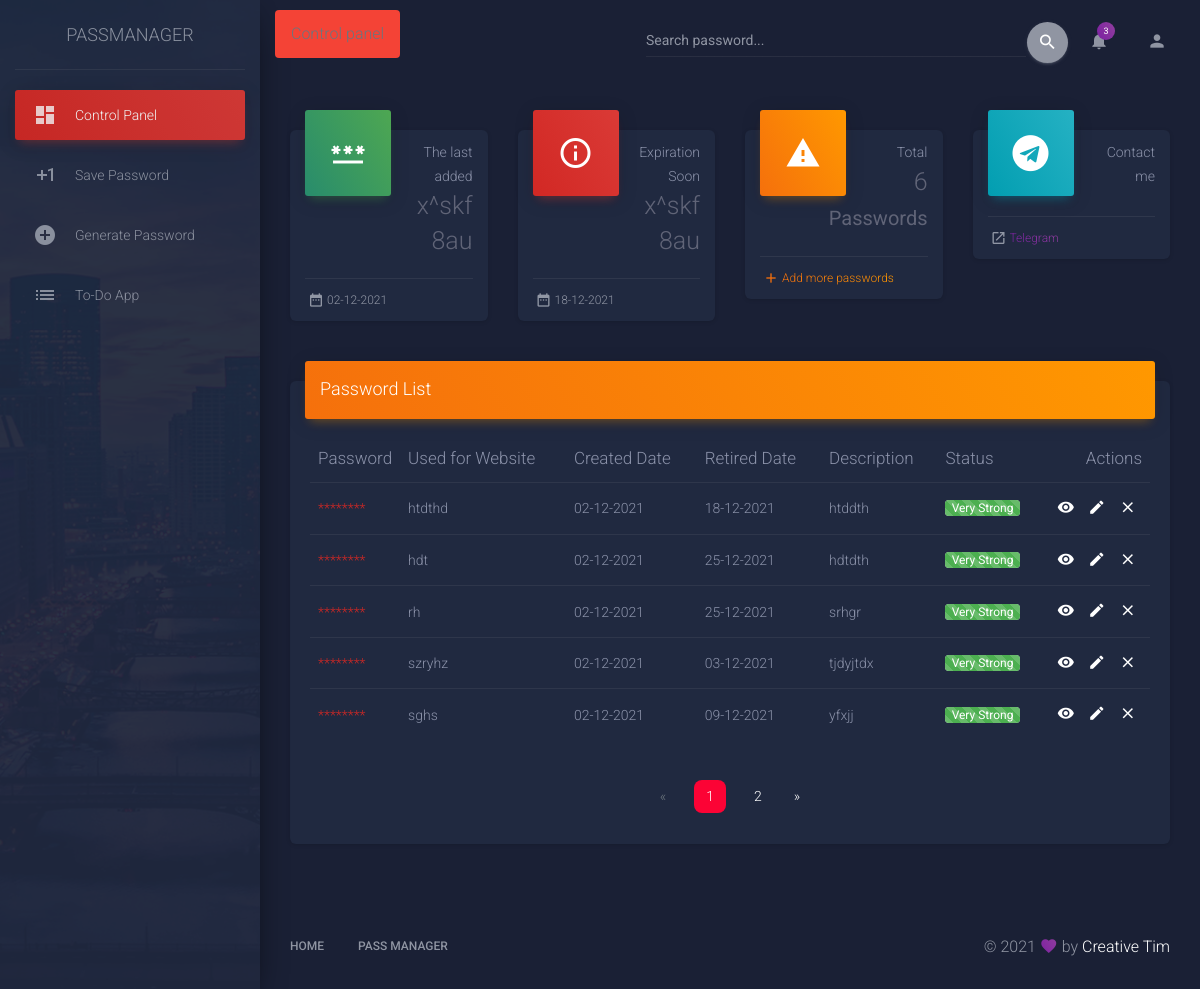
Screenshot of /control_panel/ (signed in) with the database file from the repository.
### manager/models.py (models this page shows)
class PasswordModel(models.Model):
    user = models.ForeignKey(
        User, on_delete=models.CASCADE, null=True, blank=True)
    password = models.CharField(max_length=32, null=True, blank=False)
    created_date = models.DateField()
    retired_date = models.DateField(null=False, blank=False)
    used_for_website = models.CharField(max_length=63)
    description = models.TextField(max_length=254)

### manager/views.py (the view)
# urls.py: path('control_panel/', ControlPanelView.as_view(), name='control_panel'),
class ControlPanelView(LoginRequiredMixin, ListView):
    login_url = "login"
    model = PasswordModel
    def get(self, request, *args, **kwargs):
        qs = PasswordModel.objects.filter(user=self.request.user).order_by('-id')
        p = Paginator(qs, 5)
        page_number = self.request.GET.get('page')
        try:
            page_obj = p.get_page(page_number)
        except PageNotAnInteger:
            page_obj = p.page(1)
        except EmptyPage:
            page_obj = p.page(p.num_pages)
        now = timezone.now()
        end_date = now + datetime.timedelta(days=15)
        closest_date = PasswordModel.objects.filter(
            Q(user=self.request.user) &
            Q(retired_date__gte=now)).order_by('retired_date').first()
        notifications = PasswordModel.objects.filter(
            Q(user=self.request.user) &
            Q(retired_date__range=[now, end_date]))
        last_item = PasswordModel.objects.last()
        kwargs = kwargs | {
            'last_item': last_item,
            'closest_date': closest_date,
            'records': qs.count(),
            'page_obj': page_obj,
            'notifications': notifications,
            'notifications_count': notifications.count(),
        }
        return render(request, "manager/control_panel.html", kwargs)

### utilities/templates/manager/control_panel.html (shortened to what this page needs)
{% extends 'base.html' %}
{% load static %}
{% block content %}
{% include 'header.html' %}
<div class="row">
    <div class="col-xl-3 col-lg-6 col-md-6 col-sm-6">
        <div class="card card-stats">
            <div class="card-header card-header-success card-header-icon">
                <div class="card-icon">
                    <i class="material-icons">password</i>
                </div>
                <p class="card-category">The last added</p>
                <h3 class="card-title">{{last_item.password|truncatechars:10}}</h3>
            </div>
            <div class="card-footer">
                <div class="stats">
                    <i class="material-icons">date_range</i>{{last_item.created_date}}
                </div>
            </div>
        </div>
    </div>
    <div class="col-xl-3 col-lg-6 col-md-6 col-sm-6">
        <div class="card card-stats">
            <div class="card-header card-header-danger card-header-icon">
                <div class="card-icon">
                    <i class="material-icons">info_outline</i>
                </div>
                <p class="card-category">Expiration Soon</p>
                <h3 class="card-title">{{closest_date.password|truncatechars:10}}</h3>
            </div>
            <div class="card-footer">
                <div class="stats">
                    <i class="material-icons">date_range</i> {{closest_date.retired_date}}
                </div>
            </div>
        </div>
    </div>
    <div class="col-xl-3 col-lg-6 col-md-6 col-sm-6">
        <div class="card card-stats">
            <div class="card-header card-header-warning card-header-icon">
                <div class="card-icon">
                    <i class="material-icons">warning</i>
                </div>
                <p class="card-category">Total</p>
                <h3 class="card-title">{{records}}
                    <small>Passwords</small>
                </h3>
            </div>
            <div class="card-footer">
                <div class="stats">
                    <i class="material-icons text-warning">add</i>
                    <a href="{% url 'add' %}" class="warning-link">Add more passwords</a>
                </div>
            </div>
        </div>
    </div>
    <div class="col-xl-3 col-lg-6 col-md-6 col-sm-6">
        <div class="card card-stats">
            <div class="card-header card-header-info card-header-icon">
                <div class="card-icon">
                    <i class="fa fa-telegram"></i>
                </div>
                <p class="card-category">Contact me</p>
            </div>
            <div class="card-footer">
                <div class="stats">
                    <i class="material-icons">launch</i> <a href="https://t.me/lexiearchie">Telegram</a>
                </div>
            </div>
        </div>
    </div>
</div>
<div class="row">
    <div class="col-md-12">
        <div class="card">
            <div class="card-header card-header-warning">
                <h4 class="card-title ">Password List</h4>
            </div>
            <div class="card-body">
                <div class="table-responsive">
                    <table class="table">
                        <thead class="text-primary">
                            <th>
                                Password
                            </th>
                            <th>
                                Used for Website
                            </th>
                            <th>
                                Created Date
                            </th>
                            <th>
                                Retired Date
                            </th>
                            <th>
                                Description
                            </th>
                            <th>
                                Status
                            </th>
                            <th class="text-right">
                                Actions
                            </th>
                        </thead>
                        <tbody>
                            {% for object in page_obj  %}
                            <tr>
                                <td class="text-danger" style="width : 10%;">
                                    {% if object.password %}
                                    ********
                                    {% endif %}
                                </td>
                                <td>
                                    {{object.used_for_website|urlize}}
                                </td>
                                <td>
                                    {{object.created_date}}
                                </td>
                                <td>
                                    {{object.retired_date}}
                                </td>
                                <td>
                                    {{object.description}}
                                </td>
                                <td>
                                    <div class="progress">
                                        <div class="progress-bar progress-bar-striped progress-bar-animated bg-success"
                                            role="progressbar" aria-valuenow="10" aria-valuemin="0" aria-valuemax="100"
                                            style="width: 100%"><strong>Very Strong</strong></div>
                                    </div>
                                </td>
                                <td class="td-actions text-right">
                                    <a href="{% url 'details' object.id %}" rel="tooltip" title="Details"
                                        class="btn btn-white btn-link btn-sm">
                                        <i class="material-icons">remove_red_eye</i>
                                    </a>
                                    <a href="{% url 'update' object.id %}" rel="tooltip" title="Edit Password"
                                        class="btn btn-white btn-link btn-sm">
                                        <i class="material-icons">edit</i>
                                    </a>
                                    <a href="{% url 'delete' object.id %}" rel="tooltip" title="Delete Password"
                                        class="btn btn-white btn-link btn-sm">
                                        <i class="material-icons">close</i>
                                    </a>
                                </td>
                            </tr>
                            {% endfor %}
                        </tbody>
                    </table>
                    <div class="row">
                        <div class="col-7 mx-auto mt-4">
                            {% if page_obj.has_other_pages %}
                            <nav aria-label="Pagination for table">
                                <ul class="pagination justify-content-center">
                                    {% if page_obj.has_previous %}
                                    <li class="page-item"><a href="?page={{ page_obj.previous_page_number }}"
                                            class="page-link">&laquo;</a></li>
                                    {% else %}
                                    <li class="page-item disabled"><span class="page-link">&laquo;</span></li>
                                    {% endif %}
                                    {% for i in page_obj.paginator.page_range %}
                                    {% if page_obj.number == i %}
                                    <li class="active page-item mx-2"><span class="page-link">{{ i }} </span></li>
                                    {% else %}
                                    <li class="page-item"><a href="?page={{ i }}" class="page-link">{{ i }}</a></li>
                                    {% endif %}
                                    {% endfor %}
                                    {% if page_obj.has_next %}
                                    <li class="page-item"><a href="?page={{ page_obj.next_page_number }}"
                                            class="page-link">&raquo;</a></li>
                                    {% else %}
                                    <li class="page-item disabled"><span class="page-link">&raquo;</span></li>
                                    {% endif %}
                                </ul>
                            </nav>
                            {% endif %}
                        </div>
                    </div>
                </div>
            </div>
        </div>
    </div>
</div>
{% endblock content %}

### utilities/templates/base.html (style rules this page uses)
.page-item.active .page-link { z-index: 1; color: #fff; background-color: #fc0335; border-color: #fc0335; border-radius : 0.5rem; }

### rows the page displays
PasswordModel: password "x^skf8au", created_date "02-12-2021", retired_date "18-12-2021", used_for_website "htdthd", description "htddth"
PasswordModel: used_for_website "hdt", created_date "02-12-2021", retired_date "25-12-2021", description "hdtdth"
PasswordModel: used_for_website "rh", created_date "02-12-2021", retired_date "25-12-2021", description "srhgr"
PasswordModel: used_for_website "szryhz", created_date "02-12-2021", retired_date "03-12-2021", description "tjdyjtdx"
PasswordModel: used_for_website "sghs", created_date "02-12-2021", retired_date "09-12-2021", description "yfxjj"

### other values shown
{{ notifications_count }} "3"
{{ records }} "6"
{{ i }} "1"
{{ i }} "2"
